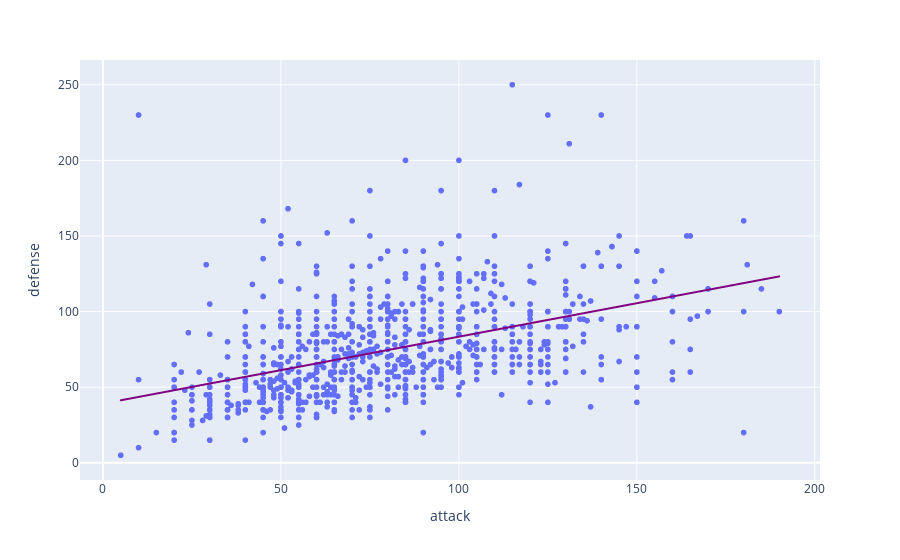

Notebook cell for this chart:
### Code cell
px.scatter(pokemon_df, x='attack', y='defense', trendline='ols', trendline_color_override='purple')

### Figure 1 — Plotly figure (JSON) as saved in the notebook; plotly's stock layout.template omitted (floating-point values rounded to 4 significant figures; data arrays with more than 128 entries replaced by an {"elided": "..."} marker saying what was removed)
{"data": [{"hovertemplate": "attack=%{x}<br>defense=%{y}<extra></extra>", "legendgroup": "", "marker": {"color": "#636efa", "symbol": "circle"}, "mode": "markers", "name": "", "showlegend": false, "type": "scattergl", "x": {"elided": "1072 int values"}, "xaxis": "x", "y": {"elided": "1072 int values"}, "yaxis": "y"}, {"hovertemplate": "<b>OLS trendline</b><br>defense = 0.442789 * attack + 39.1296<br>R<sup>2</sup>=0.212155<br><br>attack=%{x}<br>defense=%{y} <b>(trend)</b><extra></extra>", "legendgroup": "", "line": {"color": "purple"}, "marker": {"color": "#636efa", "symbol": "circle"}, "mode": "lines", "name": "", "showlegend": false, "type": "scattergl", "x": {"elided": "1072 int values"}, "xaxis": "x", "y": {"elided": "1072 float values"}, "yaxis": "y"}], "layout": {"legend": {"tracegroupgap": 0}, "margin": {"t": 60}, "xaxis": {"anchor": "y", "domain": [0, 1], "title": {"text": "attack"}}, "yaxis": {"anchor": "x", "domain": [0, 1], "title": {"text": "defense"}}}}
